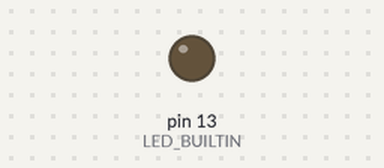
A sketch run on a simulated Arduino Uno, built with avr-gcc and run on an emulated ATmega328P. Shown: output pins drawn as LEDs (lit = HIGH). At 18.1 s the program stops and its outputs stay as they are.

Above: at 0.1 s.
At 17.1 s:
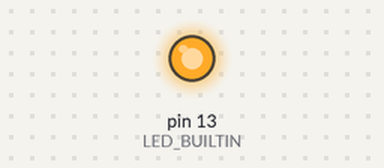
Timing chart, 0 to 19.1 s (numbered marks = the images above):
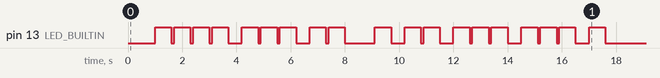

Measured:
- by itself, pin 13 (LED_BUILTIN): LOW → HIGH at 1.0 s, → LOW 0.60 s later, → HIGH 0.10 s later, → LOW 0.60 s later, … (38 changes in this stretch)

The sketch:

morse.ino
```cpp
int DOT = 600;
int DASH = 600;
int LETTERS = 400;
int WORDS = 600;
int SYMBOL = 100;


String letters[26]={
// A     B      C       D     E     F       G      H       I
".-", "-...", "-.-.", "-..", ".", "..-.", "--.", "....", "..",
// J      K       L     M     N     O       P       Q       R
".---", "-.-", ".-..", "--", "-.", "---", ".--.", "--.-", ".-.",
// S    T     U       V       W       X     Y       Z
"...", "-", "..-", "...-", ".--", "-..-", "-.--", "--.."
};


// the setup function runs once when you press reset or power the board
void setup() {
  // initialize digital pin LED_BUILTIN as an output.
  pinMode(LED_BUILTIN, OUTPUT);
}

// the loop function runs over and over again forever
void loop() {
  delay(1000);
  String message = "BOA TARDE"; // message to print
  for(int i = 0; i < message.length(); i++){
    switch(message[i]){
      case 'A':
          dot();
          dash();
          letterspace();
          break;
      case 'B':
          dash();
          dot();
          dot();
          dot();
          letterspace();
          break;
      case 'C':
          dash();
          dot();
          dash();
          dot();
          letterspace();
          break;
        case 'D':
          dash();
          dot();
          dot();
          letterspace();
          break;
        case 'E':
          dot();
          letterspace();
          break;
        case 'F':
          dot();
          dot();
          dash();
          dot();
          letterspace();
          break;
        case 'G':
          dash();
          dash();
          dot();
          letterspace();
          break;
        case 'H':
          dot();
          dot();
          dot();
          dot();
          letterspace();
          break;
        case 'I':
          dot();
          dot();
          letterspace();
          break;
        case 'J':
          dot();
          dash();
          dash();
          dash();
          letterspace();
          break;
        case 'K':
          dash();
          dot();
          dash();
          letterspace();
          break;
        case 'L':
          dot();
          dash();
          dot();
          dot();
          letterspace();
          break;
        case 'M':
          dash();
          dash();
          letterspace();
          break;
        case 'N':
          dash();
          dot();
          letterspace();
        case 'O':
          dash();
          dash();
          dash();
          letterspace();
          break;
        case 'P':
          dot();
          dash();
          dash();
          dot();
          letterspace();
          break;
        case 'Q':
          dash();
          dash();
          dot();
          dash();
          letterspace();
          break;
        case 'R':
          dot();
          dash();
          dot();
          letterspace();
          break;
        case 'S':
          dot();
          dot();
          dot();
          letterspace();
          break;
        case 'T':
          dash();
          letterspace();
          break;
        case 'U':
          dot();
          dot();
          dash();
          letterspace();
          break;
        case 'V':
          dot();
          dot();
          dot();
          dash();
          letterspace();
          break;
        case 'W':
          dot();
          dash();
          dash();
          letterspace();
          break;
        case 'X':
          dash();
          dot();
          dot();
          dash();
          letterspace();
          break;
        case 'Y':
          dash();
          dot();
          dash();
          dash();
          letterspace();
        case 'Z':
          dash();
          dash();
          dot();
          dot();
          letterspace();
          break;
        case ' ':
          wordspace();
          break;
    }
  }
  while(true){
    digitalWrite(LED_BUILTIN, LOW);
  }
}

void dash(){
  digitalWrite(LED_BUILTIN, HIGH);
  delay(DASH);
  digitalWrite(LED_BUILTIN, LOW);
  delay(SYMBOL);
}

void dot(){
  digitalWrite(LED_BUILTIN, HIGH);
  delay(DOT);
  digitalWrite(LED_BUILTIN, LOW);
  delay(SYMBOL);
}

void letterspace(){
  delay(LETTERS);
}
void wordspace(){
  delay(WORDS);
}

void start(){
  digitalWrite(LED_BUILTIN, HIGH);
  delay(2000);
  digitalWrite(LED_BUILTIN, LOW);
}
```
